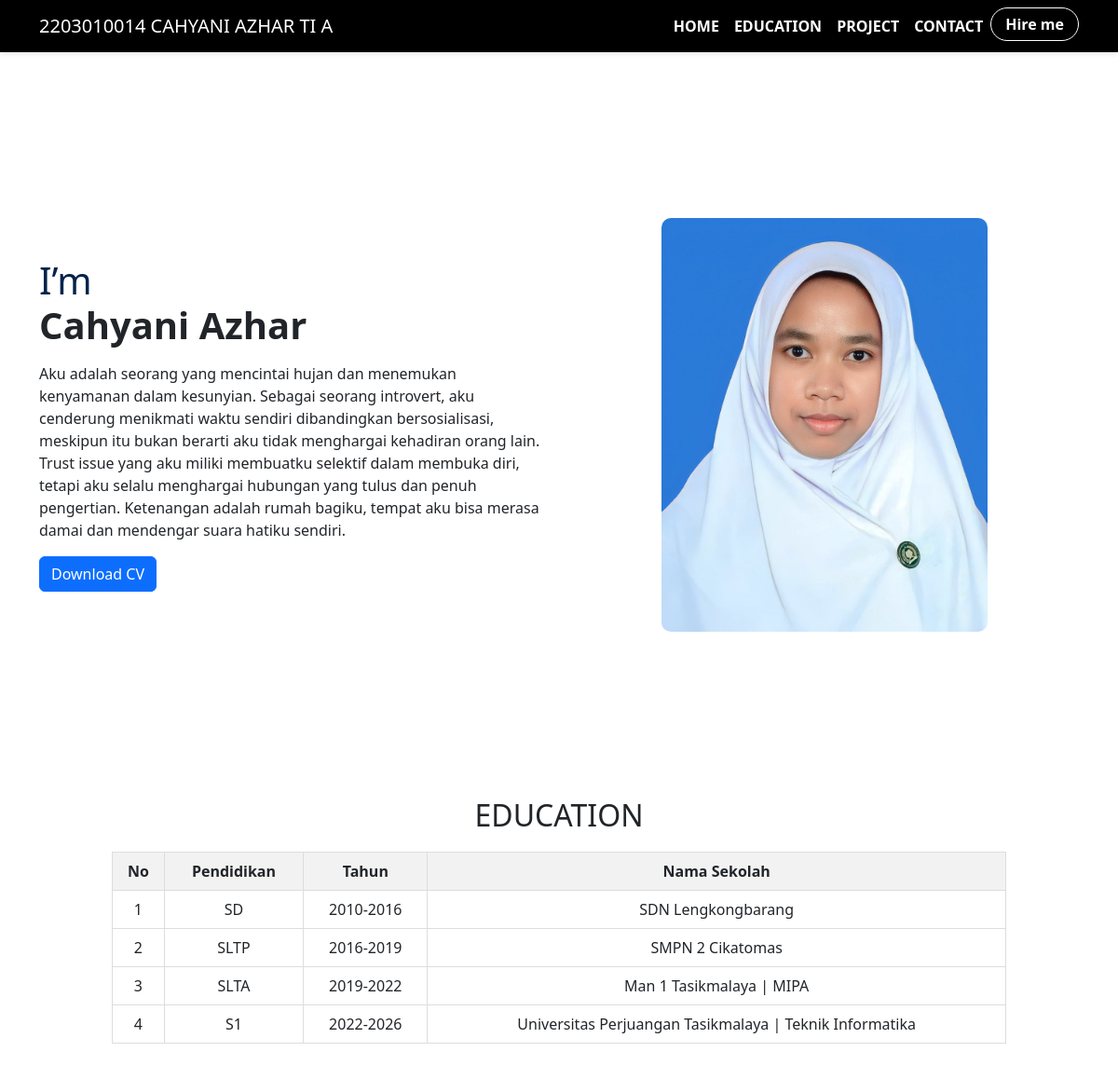
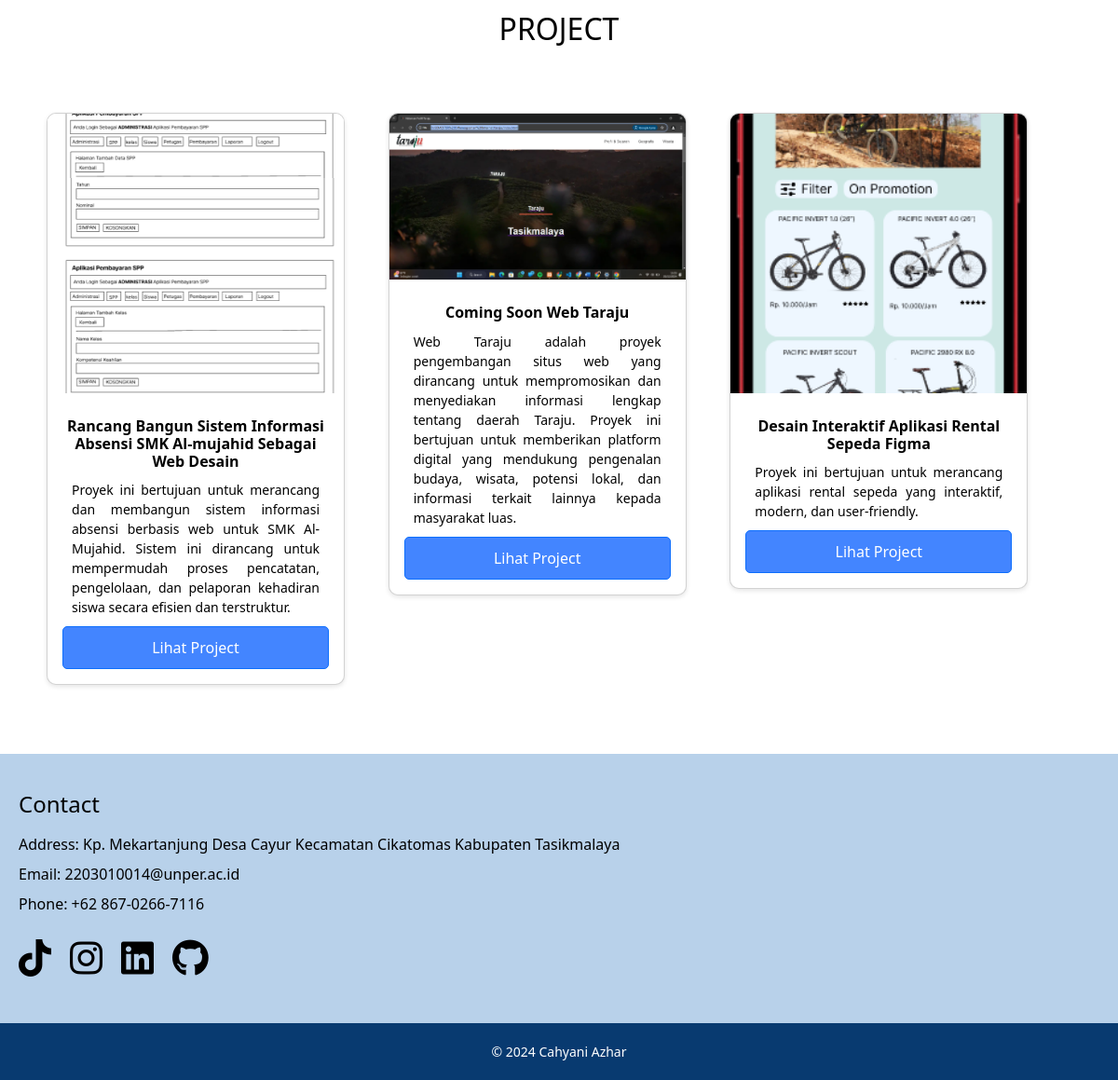
Screenshot of /index1.php with the database file from the repository (2 pictures, top to bottom).
### tables this page shows
CREATE TABLE `users` (
  `id` int(11) NOT NULL,
  `nama` varchar(255) NOT NULL,
  `jenis_kelamin` enum('Laki-laki','Perempuan') NOT NULL,
  `alamat` text NOT NULL,
  `deskripsi` text DEFAULT NULL,
  `foto` varchar(255) DEFAULT NULL
);

CREATE TABLE `riwayat_pendidikan` (
  `id` int(11) NOT NULL,
  `pendidikan` text DEFAULT NULL,
  `tahun` varchar(10) DEFAULT NULL,
  `nama_sekolah` varchar(255) DEFAULT NULL
);

CREATE TABLE `project` (
  `id` int(11) NOT NULL,
  `nama_project` varchar(255) NOT NULL,
  `keterangan` text NOT NULL,
  `image` varchar(255) DEFAULT NULL,
  `link_project` varchar(255) DEFAULT NULL
);

### index1.php (the view, shortened to what this page needs)
<?php
$host = "localhost";
$user = "root";
$password = "";
$database = "cv";
$conn = new mysqli($host, $user, $password, $database);
$sql = "SELECT id, nama, jenis_kelamin, alamat, deskripsi, foto FROM users";
$result = $conn->query($sql);
$sql = "SELECT * FROM riwayat_pendidikan";
$pendidikan = $conn->query($sql);
$sql = "SELECT * FROM project";
$project = $conn->query($sql);
?>
<!DOCTYPE html>
<html lang="en">
    <head>
         <link href="https://cdn.jsdelivr.net/npm/bootstrap@5.3.0-alpha1/dist/css/bootstrap.min.css"
         rel="stylesheet">
         <link href="https://cdnjs.cloudflare.com/ajax/libs/font-awesome/6.0.0/css/all.min.css" rel="stylesheet">
         <link rel="stylesheet" href="style.css">
        </head>
        <body>
             <nav class="navbar navbar-expand-lg bg-black">
                <div class="container">
                    <a class="navbar-brand text-white" href="#">2203010014 CAHYANI AZHAR TI A</a>
                    <div class="collapse navbar-collapse justify-content-end" id="navbarNav">
                        <ul class="navbar-nav">
                        <li class="nav-item"><a class="nav-link" href="#home"><b>HOME</b></a></li>
                        <li class="nav-item"><a class="nav-link" href="#education"><b>EDUCATION</b></a></li>
                        <li class="nav-item"><a class="nav-link" href="#project"><b>PROJECT</b></a></li>
                        <li class="nav-item"><a class="nav-link" href="#contact"><b>CONTACT</b></a></li>
                        <li class="nav-item">
                            <button class="btn hire-btn"><b>Hire me</b></button>
                        </li>
                    </ul>
                </div>
            </div>
        </nav>
        <section class="hero-section">
            <div class="container">
                <div class="row align-items-center">
                <?php while ($row = $result->fetch_assoc()): ?>
                    <div class="col-md-6 hero-content">
                        <h1><span>I’m</span> <br> <?= $row['nama'] ?></h1>
                        <p class="my-3">
                            <?= $row['deskripsi'] ?>
                        </p>
                        <a href="#" class="btn btn-primary">Download CV</a>
                    </div>
                    <div class="col-md-6 text-center hero-image">
                        <img src="assets/images<?= $row['foto'] ?>" alt="Foto" width="100">
                    </div>
                </div>
            </div>
            <?php endwhile; ?>
        </section>
        <section id="education" class="education">
            <h2>EDUCATION</h2>
            <table>
                <thead>
                    <tr>
                        <th>No</th>
                        <th>Pendidikan</th>
                        <th>Tahun</th>
                        <th>Nama Sekolah</th>
                    </tr>
                </thead>
                <tbody>
                    <?php while ($row = $pendidikan->fetch_assoc()): ?>
                        <tr>
                            <td><?= $row['id'] ?></td>
                            <td><?= $row['pendidikan'] ?></td>
                            <td><?= $row['tahun'] ?></td>
                            <td><?= $row['nama_sekolah'] ?></td>
                        </tr>
                    <?php endwhile; $conn->close(); ?>
                </tbody>
            </table>
        </section>
        <div class="project-judul">
            <h2>PROJECT</h2>
        </div>
        <section id="project">
            <?php while ($row = $project->fetch_assoc()): ?>
                <div class="col-md-4 mb-4">
                    <div class="card">
                        <img src="assets/images/<?= $row['image'] ?>" class="card-img-top" alt="Project Image">
                        <div class="card-body">
                            <h5 class="card-title"><?= $row['nama_project'] ?></h5>
                            <p class="card-text"><?= $row['keterangan'] ?></p>
                            <a href="<?= $row['link_project'] ?>" class="btn btn-primary" target="_blank">Lihat Project</a>
                        </div>
                    </div>
                </div>
            <?php endwhile; ?>
        </section>
        <section id="contact" class="contact-section">
        <h2>Contact</h2>
        <div>
            <p>Address: Kp. Mekartanjung Desa Cayur Kecamatan Cikatomas Kabupaten Tasikmalaya </p>
            <p>Email: 2203010014@unper.ac.id</p>
            <p>Phone: +62 867-0266-7116</p>
        </div>
        <div class="social-icons">
            <a href="https://www.tiktok.com/@babychetah__?_t=ZS-8smNE3kYkvH&_r=1" target="_blank" class="social-icon">
                <i class="fab fa-tiktok"></i>
            </a>
            <a href="https://instagram.com/cyazhr_" target="_blank" class="social-icon">
                <i class="fab fa-instagram"></i>
            </a>
            <a href="www.linkedin.com/in/cahyani-azhar-123816292" target="_blank" class="social-icon">
                <i class="fab fa-linkedin"></i>
            </a>
            <a href="https://github.com/cyzahr" target="_blank" class="social-icon">
                <i class="fab fa-github"></i>
            </a>
        </div>
        </section>
        <footer class="footer-section">
            <p>&copy; 2024 Cahyani Azhar</p>
        </footer>
    </body>
</html>

### style.css (style rules this page uses)
.navbar { position: sticky; top: 0; z-index: 9999; background-color: #000; box-shadow: 0 2px 5px rgba(0, 0, 0, 0.1); }
.navbar-brand { color: #fff !important; }
.nav-link { color: white !important; }
.hire-btn { background-color: #000; border: 1px solid white; color: #fff; border-radius: 20px; padding: 5px 15px; }
.hero-section { min-height: 100vh; display: flex; align-items: center; }
.hero-content h1 { font-weight: bold; font-size: 2.5rem; }
.hero-content h1 span { color: #00244a; font-weight: normal; }
.hire-btn { background-color: #000; border: 1px solid white; color: #ffff; border-radius: 20px; padding: 5px 15px; }
.hero-image img { width: 100%; max-width: 350px; border-radius: 10px; }
.education h2 { text-align: center; margin-bottom: 20px; }
.education table { margin: 0 auto; border-collapse: collapse; width: 80%; }
.education table th, .education table td { border: 1px solid #ddd; padding: 8px; text-align: center; }
.education table th { background-color: #f2f2f2; font-weight: bold; }
.project-judul { text-align: center; margin-top: 50px; margin-bottom: 20px; color: #000; font-size: 24px; font-weight: bold; }
#project { display: flex; flex-wrap: nowrap; gap: 0px; padding: 50px; justify-content: center; }
.card { flex: 0 0 calc(33.333% - 20px); max-width: 320px; border-radius: 10px; background-color: #fff; color: #000; box-shadow: 0 2px 5px rgba(0, 0, 0, 0.1); overflow: hidden; text-align: center; }
.card img { width: 100%; max-height: 300px; object-fit: cover; }
.card-title { font-size: 16px; font-weight: bold; margin: 10px 0; text-align: center; }
.card-text { font-size: 14px; margin: 0 10px 10px; text-align: justify; }
.card .btn { margin-top: 10px; background-color: #4385ff; color: #fff; border-radius: 5px; text-decoration: none; display: block; text-align: center; padding: 10px; transition: 0.3s; }
.contact-section { background-color: #b8d1ea; color: #000; padding: 40px 20px; }
.contact-section h2 { text-align: absolute; color: #000; font-size: 24px; margin-bottom: 20px; }
.contact-section p { font-size: 16px; text-align: absolute; line-height: 1; }
.social-icons { display: flex; justify-content: absolute; gap: 20px; margin-top: 20px; }
.social-icon { text-decoration: none; font-size: 40px; color: #000; transition: color 0.3s ease; }
.footer-section { background-color: #083a70; color: #fff; text-align: center; padding: 20px; }
.footer-section p { margin: 0; font-size: 14px; }

### rows the page displays
users: nama "Cahyani Azhar", deskripsi "Aku adalah seorang yang mencintai hujan dan menemukan kenyamanan dalam kesunyian. Sebagai seorang introvert, aku cenderung menikmati waktu sendiri dibandingkan bersosialisasi, meskipun itu bukan berarti aku tidak menghargai kehadiran orang lain. Trust issue yang aku miliki membuatku selektif dalam membuka diri, tetapi aku selalu menghargai hubungan yang tulus dan penuh pengertian. Ketenangan adalah rumah bagiku, tempat aku bisa merasa damai dan mendengar suara hatiku sendiri.", foto (picture)
riwayat_pendidikan: id "1", pendidikan "SD", tahun "2010-2016", nama_sekolah "SDN Lengkongbarang"
riwayat_pendidikan: id "2", pendidikan "SLTP", tahun "2016-2019", nama_sekolah "SMPN 2 Cikatomas"
riwayat_pendidikan: id "3", pendidikan "SLTA", tahun "2019-2022", nama_sekolah "Man 1 Tasikmalaya | MIPA"
riwayat_pendidikan: id "4", pendidikan "S1", tahun "2022-2026", nama_sekolah "Universitas Perjuangan Tasikmalaya | Teknik Informatika"
project: image (picture), nama_project "Rancang Bangun Sistem Informasi Absensi SMK Al-mujahid Sebagai Web Desain", keterangan "Proyek ini bertujuan untuk merancang dan membangun sistem informasi absensi berbasis web untuk SMK Al-Mujahid. Sistem ini dirancang untuk mempermudah proses pencatatan, pengelolaan, dan pelaporan kehadiran siswa secara efisien dan terstruktur."
project: image (picture), nama_project "Coming Soon Web Taraju", keterangan "Web Taraju adalah proyek pengembangan situs web yang dirancang untuk mempromosikan dan menyediakan informasi lengkap tentang daerah Taraju. Proyek ini bertujuan untuk memberikan platform digital yang mendukung pengenalan budaya, wisata, potensi lokal, dan informasi terkait lainnya kepada masyarakat luas."
project: image (picture), nama_project "Desain Interaktif Aplikasi Rental Sepeda Figma", keterangan "Proyek ini bertujuan untuk merancang aplikasi rental sepeda yang interaktif, modern, dan user-friendly."
